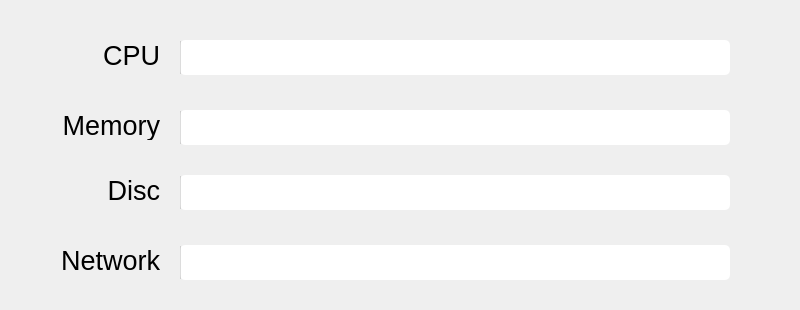
<?xml version="1.0" encoding="UTF-8"?>
<ui version="4.0">
 <class>SystemStatisticsWidget</class>
 <widget class="QWidget" name="SystemStatisticsWidget">
  <property name="geometry">
   <rect>
    <x>0</x>
    <y>0</y>
    <width>800</width>
    <height>310</height>
   </rect>
  </property>
  <property name="windowTitle">
   <string>Form</string>
  </property>
  <widget class="QProgressBar" name="cpuBar">
   <property name="geometry">
    <rect>
     <x>180</x>
     <y>40</y>
     <width>550</width>
     <height>35</height>
    </rect>
   </property>
   <property name="styleSheet">
    <string notr="true">border-radius: 5px;</string>
   </property>
   <property name="minimum">
    <number>0</number>
   </property>
   <property name="value">
    <number>0</number>
   </property>
   <property name="textVisible">
    <bool>false</bool>
   </property>
  </widget>
  <widget class="QProgressBar" name="ramBar">
   <property name="geometry">
    <rect>
     <x>180</x>
     <y>110</y>
     <width>550</width>
     <height>35</height>
    </rect>
   </property>
   <property name="styleSheet">
    <string notr="true">border-radius: 5px;</string>
   </property>
   <property name="minimum">
    <number>0</number>
   </property>
   <property name="value">
    <number>0</number>
   </property>
   <property name="textVisible">
    <bool>false</bool>
   </property>
  </widget>
  <widget class="QProgressBar" name="networkBar">
   <property name="geometry">
    <rect>
     <x>180</x>
     <y>245</y>
     <width>550</width>
     <height>35</height>
    </rect>
   </property>
   <property name="styleSheet">
    <string notr="true">border-radius: 5px;</string>
   </property>
   <property name="minimum">
    <number>0</number>
   </property>
   <property name="value">
    <number>0</number>
   </property>
   <property name="textVisible">
    <bool>false</bool>
   </property>
  </widget>
  <widget class="QLabel" name="cpuLabel">
   <property name="geometry">
    <rect>
     <x>10</x>
     <y>40</y>
     <width>150</width>
     <height>30</height>
    </rect>
   </property>
   <property name="font">
    <font>
     <pointsize>20</pointsize>
    </font>
   </property>
   <property name="text">
    <string>CPU</string>
   </property>
   <property name="alignment">
    <set>Qt::AlignRight|Qt::AlignTrailing|Qt::AlignVCenter</set>
   </property>
  </widget>
  <widget class="QLabel" name="discLabel">
   <property name="geometry">
    <rect>
     <x>10</x>
     <y>175</y>
     <width>150</width>
     <height>30</height>
    </rect>
   </property>
   <property name="font">
    <font>
     <pointsize>20</pointsize>
    </font>
   </property>
   <property name="text">
    <string>Disc</string>
   </property>
   <property name="alignment">
    <set>Qt::AlignRight|Qt::AlignTrailing|Qt::AlignVCenter</set>
   </property>
  </widget>
  <widget class="QLabel" name="networkLabel">
   <property name="geometry">
    <rect>
     <x>10</x>
     <y>245</y>
     <width>150</width>
     <height>30</height>
    </rect>
   </property>
   <property name="font">
    <font>
     <pointsize>20</pointsize>
    </font>
   </property>
   <property name="text">
    <string>Network</string>
   </property>
   <property name="alignment">
    <set>Qt::AlignRight|Qt::AlignTrailing|Qt::AlignVCenter</set>
   </property>
  </widget>
  <widget class="QProgressBar" name="discBar">
   <property name="geometry">
    <rect>
     <x>180</x>
     <y>175</y>
     <width>550</width>
     <height>35</height>
    </rect>
   </property>
   <property name="styleSheet">
    <string notr="true">border-radius: 5px;</string>
   </property>
   <property name="minimum">
    <number>0</number>
   </property>
   <property name="value">
    <number>0</number>
   </property>
   <property name="textVisible">
    <bool>false</bool>
   </property>
  </widget>
  <widget class="QLabel" name="ramLabel">
   <property name="geometry">
    <rect>
     <x>10</x>
     <y>110</y>
     <width>150</width>
     <height>30</height>
    </rect>
   </property>
   <property name="font">
    <font>
     <pointsize>20</pointsize>
    </font>
   </property>
   <property name="text">
    <string>Memory</string>
   </property>
   <property name="alignment">
    <set>Qt::AlignRight|Qt::AlignTrailing|Qt::AlignVCenter</set>
   </property>
  </widget>
 </widget>
 <resources/>
 <connections/>
</ui>
